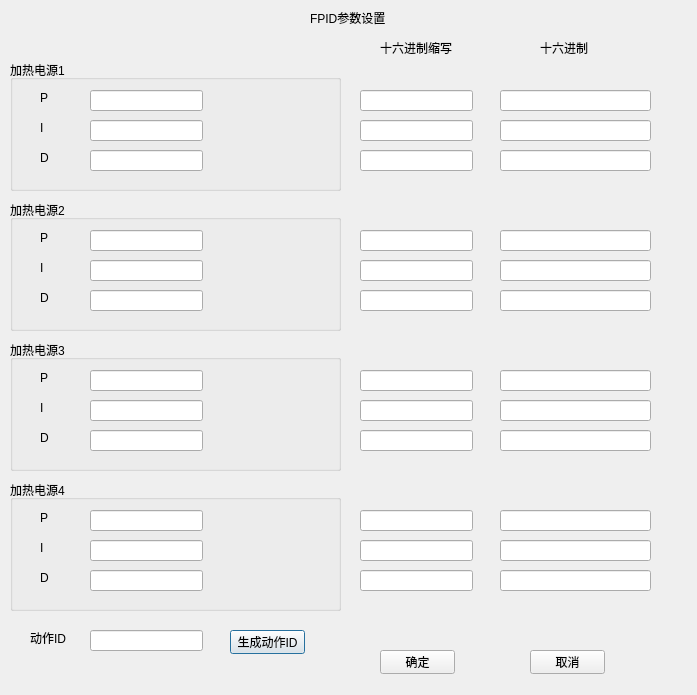
<?xml version="1.0" encoding="UTF-8"?>
<ui version="4.0">
 <class>PIDConfigSettings</class>
 <widget class="QDialog" name="PIDConfigSettings">
  <property name="geometry">
   <rect>
    <x>0</x>
    <y>0</y>
    <width>697</width>
    <height>695</height>
   </rect>
  </property>
  <property name="windowTitle">
   <string>Dialog</string>
  </property>
  <widget class="QLabel" name="label">
   <property name="geometry">
    <rect>
     <x>310</x>
     <y>10</y>
     <width>81</width>
     <height>16</height>
    </rect>
   </property>
   <property name="text">
    <string>FPID参数设置</string>
   </property>
  </widget>
  <widget class="QGroupBox" name="groupBox">
   <property name="geometry">
    <rect>
     <x>10</x>
     <y>60</y>
     <width>331</width>
     <height>131</height>
    </rect>
   </property>
   <property name="title">
    <string>加热电源1</string>
   </property>
   <widget class="QLabel" name="label_2">
    <property name="geometry">
     <rect>
      <x>30</x>
      <y>30</y>
      <width>21</width>
      <height>16</height>
     </rect>
    </property>
    <property name="text">
     <string>P</string>
    </property>
   </widget>
   <widget class="QLineEdit" name="lineEdit">
    <property name="geometry">
     <rect>
      <x>80</x>
      <y>30</y>
      <width>113</width>
      <height>21</height>
     </rect>
    </property>
   </widget>
   <widget class="QLabel" name="label_3">
    <property name="geometry">
     <rect>
      <x>30</x>
      <y>60</y>
      <width>21</width>
      <height>16</height>
     </rect>
    </property>
    <property name="text">
     <string>I</string>
    </property>
   </widget>
   <widget class="QLineEdit" name="lineEdit_2">
    <property name="geometry">
     <rect>
      <x>80</x>
      <y>60</y>
      <width>113</width>
      <height>21</height>
     </rect>
    </property>
   </widget>
   <widget class="QLabel" name="label_4">
    <property name="geometry">
     <rect>
      <x>30</x>
      <y>90</y>
      <width>21</width>
      <height>16</height>
     </rect>
    </property>
    <property name="text">
     <string>D</string>
    </property>
   </widget>
   <widget class="QLineEdit" name="lineEdit_3">
    <property name="geometry">
     <rect>
      <x>80</x>
      <y>90</y>
      <width>113</width>
      <height>21</height>
     </rect>
    </property>
   </widget>
  </widget>
  <widget class="QGroupBox" name="groupBox_2">
   <property name="geometry">
    <rect>
     <x>10</x>
     <y>200</y>
     <width>331</width>
     <height>131</height>
    </rect>
   </property>
   <property name="title">
    <string>加热电源2</string>
   </property>
   <widget class="QLabel" name="label_5">
    <property name="geometry">
     <rect>
      <x>30</x>
      <y>30</y>
      <width>21</width>
      <height>16</height>
     </rect>
    </property>
    <property name="text">
     <string>P</string>
    </property>
   </widget>
   <widget class="QLineEdit" name="lineEdit_4">
    <property name="geometry">
     <rect>
      <x>80</x>
      <y>30</y>
      <width>113</width>
      <height>21</height>
     </rect>
    </property>
   </widget>
   <widget class="QLabel" name="label_6">
    <property name="geometry">
     <rect>
      <x>30</x>
      <y>60</y>
      <width>21</width>
      <height>16</height>
     </rect>
    </property>
    <property name="text">
     <string>I</string>
    </property>
   </widget>
   <widget class="QLineEdit" name="lineEdit_5">
    <property name="geometry">
     <rect>
      <x>80</x>
      <y>60</y>
      <width>113</width>
      <height>21</height>
     </rect>
    </property>
   </widget>
   <widget class="QLabel" name="label_7">
    <property name="geometry">
     <rect>
      <x>30</x>
      <y>90</y>
      <width>21</width>
      <height>16</height>
     </rect>
    </property>
    <property name="text">
     <string>D</string>
    </property>
   </widget>
   <widget class="QLineEdit" name="lineEdit_6">
    <property name="geometry">
     <rect>
      <x>80</x>
      <y>90</y>
      <width>113</width>
      <height>21</height>
     </rect>
    </property>
   </widget>
  </widget>
  <widget class="QGroupBox" name="groupBox_3">
   <property name="geometry">
    <rect>
     <x>10</x>
     <y>340</y>
     <width>331</width>
     <height>131</height>
    </rect>
   </property>
   <property name="title">
    <string>加热电源3</string>
   </property>
   <widget class="QLabel" name="label_8">
    <property name="geometry">
     <rect>
      <x>30</x>
      <y>30</y>
      <width>21</width>
      <height>16</height>
     </rect>
    </property>
    <property name="text">
     <string>P</string>
    </property>
   </widget>
   <widget class="QLineEdit" name="lineEdit_7">
    <property name="geometry">
     <rect>
      <x>80</x>
      <y>30</y>
      <width>113</width>
      <height>21</height>
     </rect>
    </property>
   </widget>
   <widget class="QLabel" name="label_9">
    <property name="geometry">
     <rect>
      <x>30</x>
      <y>60</y>
      <width>21</width>
      <height>16</height>
     </rect>
    </property>
    <property name="text">
     <string>I</string>
    </property>
   </widget>
   <widget class="QLineEdit" name="lineEdit_8">
    <property name="geometry">
     <rect>
      <x>80</x>
      <y>60</y>
      <width>113</width>
      <height>21</height>
     </rect>
    </property>
   </widget>
   <widget class="QLabel" name="label_10">
    <property name="geometry">
     <rect>
      <x>30</x>
      <y>90</y>
      <width>21</width>
      <height>16</height>
     </rect>
    </property>
    <property name="text">
     <string>D</string>
    </property>
   </widget>
   <widget class="QLineEdit" name="lineEdit_9">
    <property name="geometry">
     <rect>
      <x>80</x>
      <y>90</y>
      <width>113</width>
      <height>21</height>
     </rect>
    </property>
   </widget>
  </widget>
  <widget class="QGroupBox" name="groupBox_4">
   <property name="geometry">
    <rect>
     <x>10</x>
     <y>480</y>
     <width>331</width>
     <height>131</height>
    </rect>
   </property>
   <property name="title">
    <string>加热电源4</string>
   </property>
   <widget class="QLabel" name="label_11">
    <property name="geometry">
     <rect>
      <x>30</x>
      <y>30</y>
      <width>21</width>
      <height>16</height>
     </rect>
    </property>
    <property name="text">
     <string>P</string>
    </property>
   </widget>
   <widget class="QLineEdit" name="lineEdit_10">
    <property name="geometry">
     <rect>
      <x>80</x>
      <y>30</y>
      <width>113</width>
      <height>21</height>
     </rect>
    </property>
   </widget>
   <widget class="QLabel" name="label_12">
    <property name="geometry">
     <rect>
      <x>30</x>
      <y>60</y>
      <width>21</width>
      <height>16</height>
     </rect>
    </property>
    <property name="text">
     <string>I</string>
    </property>
   </widget>
   <widget class="QLineEdit" name="lineEdit_11">
    <property name="geometry">
     <rect>
      <x>80</x>
      <y>60</y>
      <width>113</width>
      <height>21</height>
     </rect>
    </property>
   </widget>
   <widget class="QLabel" name="label_13">
    <property name="geometry">
     <rect>
      <x>30</x>
      <y>90</y>
      <width>21</width>
      <height>16</height>
     </rect>
    </property>
    <property name="text">
     <string>D</string>
    </property>
   </widget>
   <widget class="QLineEdit" name="lineEdit_12">
    <property name="geometry">
     <rect>
      <x>80</x>
      <y>90</y>
      <width>113</width>
      <height>21</height>
     </rect>
    </property>
   </widget>
  </widget>
  <widget class="QLabel" name="label_14">
   <property name="geometry">
    <rect>
     <x>380</x>
     <y>40</y>
     <width>81</width>
     <height>16</height>
    </rect>
   </property>
   <property name="text">
    <string>十六进制缩写</string>
   </property>
  </widget>
  <widget class="QLabel" name="label_15">
   <property name="geometry">
    <rect>
     <x>540</x>
     <y>40</y>
     <width>61</width>
     <height>16</height>
    </rect>
   </property>
   <property name="text">
    <string>十六进制</string>
   </property>
  </widget>
  <widget class="QLineEdit" name="lineEdit_13">
   <property name="geometry">
    <rect>
     <x>360</x>
     <y>90</y>
     <width>113</width>
     <height>21</height>
    </rect>
   </property>
   <property name="readOnly">
    <bool>true</bool>
   </property>
  </widget>
  <widget class="QLineEdit" name="lineEdit_14">
   <property name="geometry">
    <rect>
     <x>500</x>
     <y>90</y>
     <width>151</width>
     <height>21</height>
    </rect>
   </property>
   <property name="readOnly">
    <bool>true</bool>
   </property>
  </widget>
  <widget class="QLineEdit" name="lineEdit_15">
   <property name="geometry">
    <rect>
     <x>500</x>
     <y>120</y>
     <width>151</width>
     <height>21</height>
    </rect>
   </property>
   <property name="readOnly">
    <bool>true</bool>
   </property>
  </widget>
  <widget class="QLineEdit" name="lineEdit_16">
   <property name="geometry">
    <rect>
     <x>360</x>
     <y>120</y>
     <width>113</width>
     <height>21</height>
    </rect>
   </property>
   <property name="readOnly">
    <bool>true</bool>
   </property>
  </widget>
  <widget class="QLineEdit" name="lineEdit_17">
   <property name="geometry">
    <rect>
     <x>500</x>
     <y>150</y>
     <width>151</width>
     <height>21</height>
    </rect>
   </property>
   <property name="readOnly">
    <bool>true</bool>
   </property>
  </widget>
  <widget class="QLineEdit" name="lineEdit_18">
   <property name="geometry">
    <rect>
     <x>360</x>
     <y>150</y>
     <width>113</width>
     <height>21</height>
    </rect>
   </property>
   <property name="readOnly">
    <bool>true</bool>
   </property>
  </widget>
  <widget class="QLineEdit" name="lineEdit_19">
   <property name="geometry">
    <rect>
     <x>500</x>
     <y>230</y>
     <width>151</width>
     <height>21</height>
    </rect>
   </property>
   <property name="readOnly">
    <bool>true</bool>
   </property>
  </widget>
  <widget class="QLineEdit" name="lineEdit_20">
   <property name="geometry">
    <rect>
     <x>360</x>
     <y>230</y>
     <width>113</width>
     <height>21</height>
    </rect>
   </property>
   <property name="readOnly">
    <bool>true</bool>
   </property>
  </widget>
  <widget class="QLineEdit" name="lineEdit_21">
   <property name="geometry">
    <rect>
     <x>500</x>
     <y>260</y>
     <width>151</width>
     <height>21</height>
    </rect>
   </property>
   <property name="readOnly">
    <bool>true</bool>
   </property>
  </widget>
  <widget class="QLineEdit" name="lineEdit_22">
   <property name="geometry">
    <rect>
     <x>360</x>
     <y>260</y>
     <width>113</width>
     <height>21</height>
    </rect>
   </property>
   <property name="readOnly">
    <bool>true</bool>
   </property>
  </widget>
  <widget class="QLineEdit" name="lineEdit_23">
   <property name="geometry">
    <rect>
     <x>500</x>
     <y>290</y>
     <width>151</width>
     <height>21</height>
    </rect>
   </property>
   <property name="readOnly">
    <bool>true</bool>
   </property>
  </widget>
  <widget class="QLineEdit" name="lineEdit_24">
   <property name="geometry">
    <rect>
     <x>360</x>
     <y>290</y>
     <width>113</width>
     <height>21</height>
    </rect>
   </property>
   <property name="readOnly">
    <bool>true</bool>
   </property>
  </widget>
  <widget class="QLineEdit" name="lineEdit_25">
   <property name="geometry">
    <rect>
     <x>500</x>
     <y>370</y>
     <width>151</width>
     <height>21</height>
    </rect>
   </property>
   <property name="readOnly">
    <bool>true</bool>
   </property>
  </widget>
  <widget class="QLineEdit" name="lineEdit_26">
   <property name="geometry">
    <rect>
     <x>360</x>
     <y>370</y>
     <width>113</width>
     <height>21</height>
    </rect>
   </property>
   <property name="readOnly">
    <bool>true</bool>
   </property>
  </widget>
  <widget class="QLineEdit" name="lineEdit_27">
   <property name="geometry">
    <rect>
     <x>500</x>
     <y>400</y>
     <width>151</width>
     <height>21</height>
    </rect>
   </property>
   <property name="readOnly">
    <bool>true</bool>
   </property>
  </widget>
  <widget class="QLineEdit" name="lineEdit_28">
   <property name="geometry">
    <rect>
     <x>360</x>
     <y>400</y>
     <width>113</width>
     <height>21</height>
    </rect>
   </property>
   <property name="readOnly">
    <bool>true</bool>
   </property>
  </widget>
  <widget class="QLineEdit" name="lineEdit_29">
   <property name="geometry">
    <rect>
     <x>500</x>
     <y>430</y>
     <width>151</width>
     <height>21</height>
    </rect>
   </property>
   <property name="readOnly">
    <bool>true</bool>
   </property>
  </widget>
  <widget class="QLineEdit" name="lineEdit_30">
   <property name="geometry">
    <rect>
     <x>360</x>
     <y>430</y>
     <width>113</width>
     <height>21</height>
    </rect>
   </property>
   <property name="readOnly">
    <bool>true</bool>
   </property>
  </widget>
  <widget class="QLineEdit" name="lineEdit_31">
   <property name="geometry">
    <rect>
     <x>500</x>
     <y>510</y>
     <width>151</width>
     <height>21</height>
    </rect>
   </property>
   <property name="readOnly">
    <bool>true</bool>
   </property>
  </widget>
  <widget class="QLineEdit" name="lineEdit_32">
   <property name="geometry">
    <rect>
     <x>360</x>
     <y>510</y>
     <width>113</width>
     <height>21</height>
    </rect>
   </property>
   <property name="readOnly">
    <bool>true</bool>
   </property>
  </widget>
  <widget class="QLineEdit" name="lineEdit_33">
   <property name="geometry">
    <rect>
     <x>500</x>
     <y>540</y>
     <width>151</width>
     <height>21</height>
    </rect>
   </property>
   <property name="readOnly">
    <bool>true</bool>
   </property>
  </widget>
  <widget class="QLineEdit" name="lineEdit_34">
   <property name="geometry">
    <rect>
     <x>360</x>
     <y>540</y>
     <width>113</width>
     <height>21</height>
    </rect>
   </property>
   <property name="readOnly">
    <bool>true</bool>
   </property>
  </widget>
  <widget class="QLineEdit" name="lineEdit_35">
   <property name="geometry">
    <rect>
     <x>500</x>
     <y>570</y>
     <width>151</width>
     <height>21</height>
    </rect>
   </property>
   <property name="readOnly">
    <bool>true</bool>
   </property>
  </widget>
  <widget class="QLineEdit" name="lineEdit_36">
   <property name="geometry">
    <rect>
     <x>360</x>
     <y>570</y>
     <width>113</width>
     <height>21</height>
    </rect>
   </property>
   <property name="readOnly">
    <bool>true</bool>
   </property>
  </widget>
  <widget class="QLabel" name="label_16">
   <property name="geometry">
    <rect>
     <x>30</x>
     <y>630</y>
     <width>54</width>
     <height>16</height>
    </rect>
   </property>
   <property name="text">
    <string>动作ID</string>
   </property>
  </widget>
  <widget class="QLineEdit" name="lineEdit_37">
   <property name="geometry">
    <rect>
     <x>90</x>
     <y>630</y>
     <width>113</width>
     <height>21</height>
    </rect>
   </property>
   <property name="readOnly">
    <bool>true</bool>
   </property>
  </widget>
  <widget class="QPushButton" name="pushButton">
   <property name="geometry">
    <rect>
     <x>230</x>
     <y>630</y>
     <width>75</width>
     <height>24</height>
    </rect>
   </property>
   <property name="text">
    <string>生成动作ID</string>
   </property>
  </widget>
  <widget class="QPushButton" name="pushButton_2">
   <property name="geometry">
    <rect>
     <x>380</x>
     <y>650</y>
     <width>75</width>
     <height>24</height>
    </rect>
   </property>
   <property name="text">
    <string>确定</string>
   </property>
  </widget>
  <widget class="QPushButton" name="pushButton_3">
   <property name="geometry">
    <rect>
     <x>530</x>
     <y>650</y>
     <width>75</width>
     <height>24</height>
    </rect>
   </property>
   <property name="text">
    <string>取消</string>
   </property>
  </widget>
 </widget>
 <resources/>
 <connections/>
</ui>
